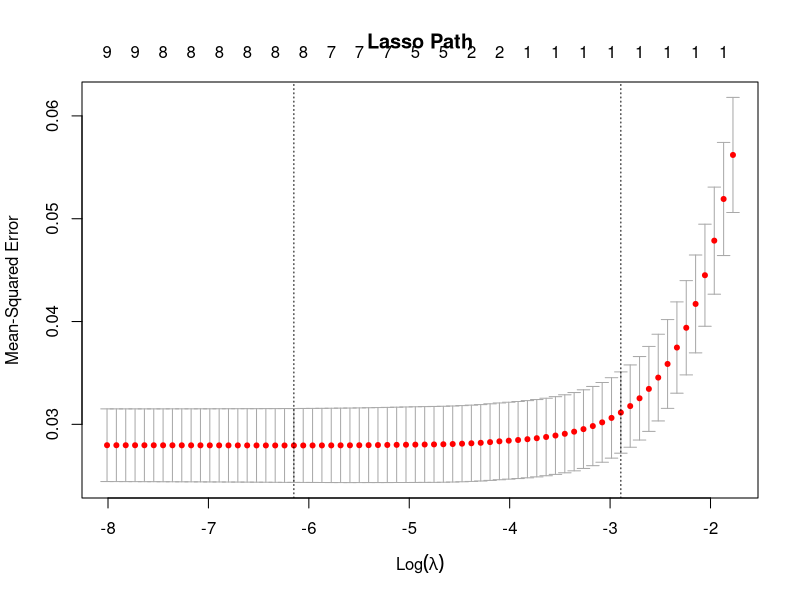

R code for this plot:
library(glmnet)
library(readr)

data <- read_csv("data/willhaben_woom_bikes_sample.csv")


data_numeric <- data[, sapply(data, is.numeric)]
data_numeric <- data_numeric[, !names(data_numeric) %in% 
                               c("price_parsed", "latitude", "longitude", 
                                 "zip_code", "last_modified_unix", "zip_code_result", 
                                 "obs_id")]

data_numeric <- na.omit(data_numeric)

# Create X and y
X <- model.matrix(log_price ~ . - 1, data = data_numeric)  # Exclude intercept
y <- data_numeric$log_price

dim(X)
length(y)

cvfit <- cv.glmnet(X, y, alpha = 1)

best_lambda <- cvfit$lambda.min
print(best_lambda)

plot(cvfit, main = "Lasso Path")


lasso_coefs <- coef(cvfit, s = best_lambda)
print(lasso_coefs)


